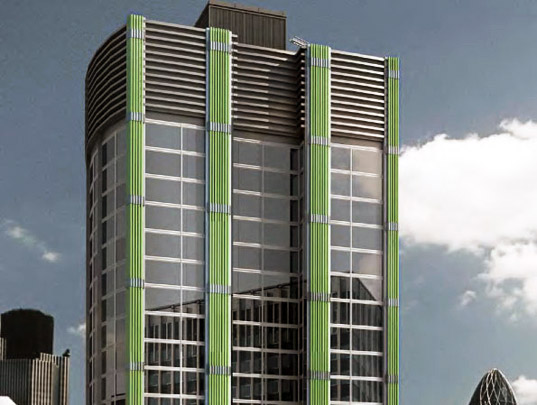
%> input picture Labs/Lab 3/images/original_image.jpg, 537 x 405 px
$ octave script.m   (GNU Octave 9; MATLAB toolbox functions it lacks are replaced by stand-ins)
%> lines starting %> are read from the running program, lines starting %| are printed output that depends on the picture
%> further down, img is the input picture: size 405x537x3 uint8; mean R, G, B 118.3, 124.3, 121
### Labs/Lab 3/kampernj-henderea-lab3/sobel.m
% Sobel.m

function [horz, vert, bidir, grad_mag, grad_dir, dir_image] = sobel(img)
    SOBEL_HFILTER = ([-1 -2 -1; 0 0 0; 1 2 1] / 8);
    SOBEL_VFILTER = ([-1 0 1; -2 0 2; -1 0 1] / 8);

    % Convert to grayscale
    gray = rgb2gray(img);

    horz = filter2(SOBEL_HFILTER, gray);
    vert = filter2(SOBEL_VFILTER, gray);
    bidir = horz + vert;

    grad_mag = sqrt(horz.^2 + vert.^2);
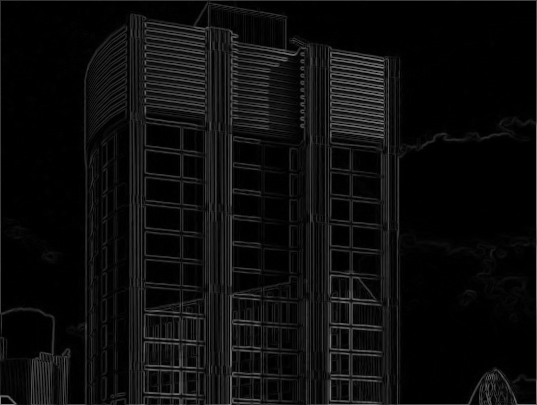
%> grad_mag: size 405x537 double; min 0, max 128.7, mean 13.1
    grad_dir = atan2(vert, horz);
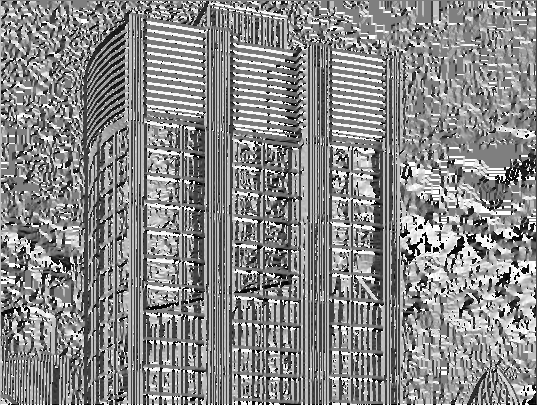
%> grad_dir: size 405x537 double; min -3.14, max 3.14, mean 0.225; drawn with min black and max white

    dir_image = grad_dir;
    dir_image(grad_mag < 25) = 0;
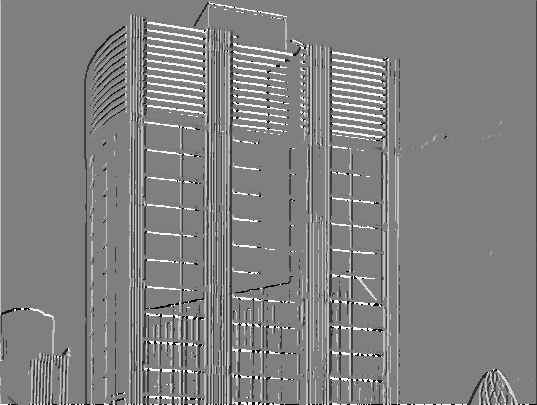
%> dir_image: size 405x537 double; min -3.14, max 3.14, mean 0.0727; drawn with min black and max white
end

### Labs/Lab 3/script.m
img = imread('images/original_image.jpg');
[horz, vert, bidir, grad_mag, grad_dir, dir_image] = sobel(img);

imtool(horz);
imtool(vert);
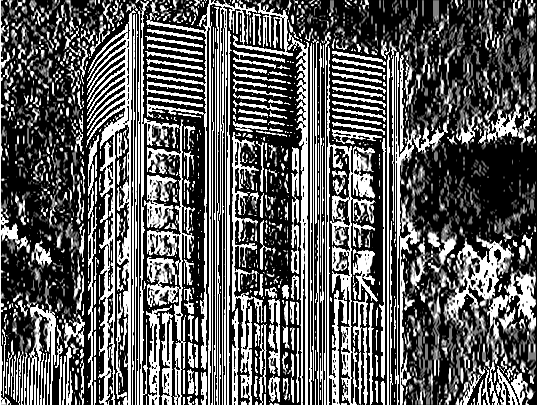
%> displayed picture: size 405x537, on the screen's scale of 0 to 255; min 0, max 255, mean 93.6
imtool(bidir);
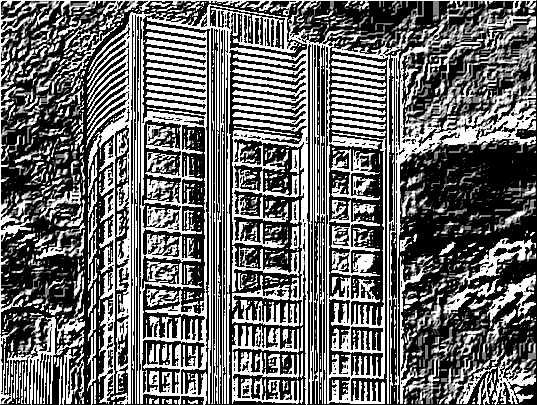
%> displayed picture: size 405x537, on the screen's scale of 0 to 255; min 0, max 255, mean 105.5

scaled_mag = uint8(grad_mag * (255 / max(max(grad_mag))));
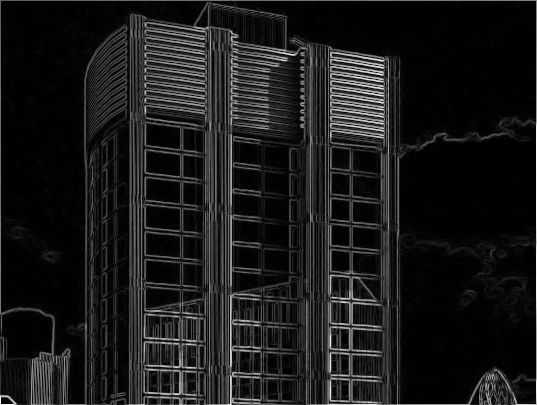
%> scaled_mag: size 405x537 uint8; min 0, max 255, mean 25.9
scaled_dir = uint8(((grad_dir / pi) * 127) + 127);

imtool(scaled_mag);
imtool(scaled_dir);

imtool(dir_image);
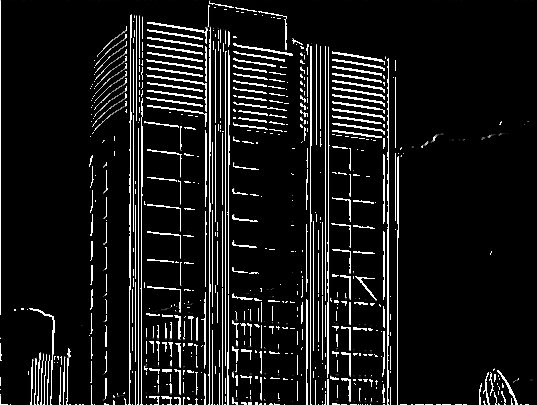
%> displayed picture: size 405x537, on the screen's scale of 0 to 255; min 0, max 255, mean 23.6

% Save the images
imwrite(horz, 'images/out_horz.png');
imwrite(vert, 'images/out_vert.png');
imwrite(bidir, 'images/out_bidir.png');
imwrite(scaled_mag, 'images/out_smag.png');
imwrite(scaled_dir, 'images/out_sdir.png');
imwrite(dir_image, 'images/out_dirimg.png');
